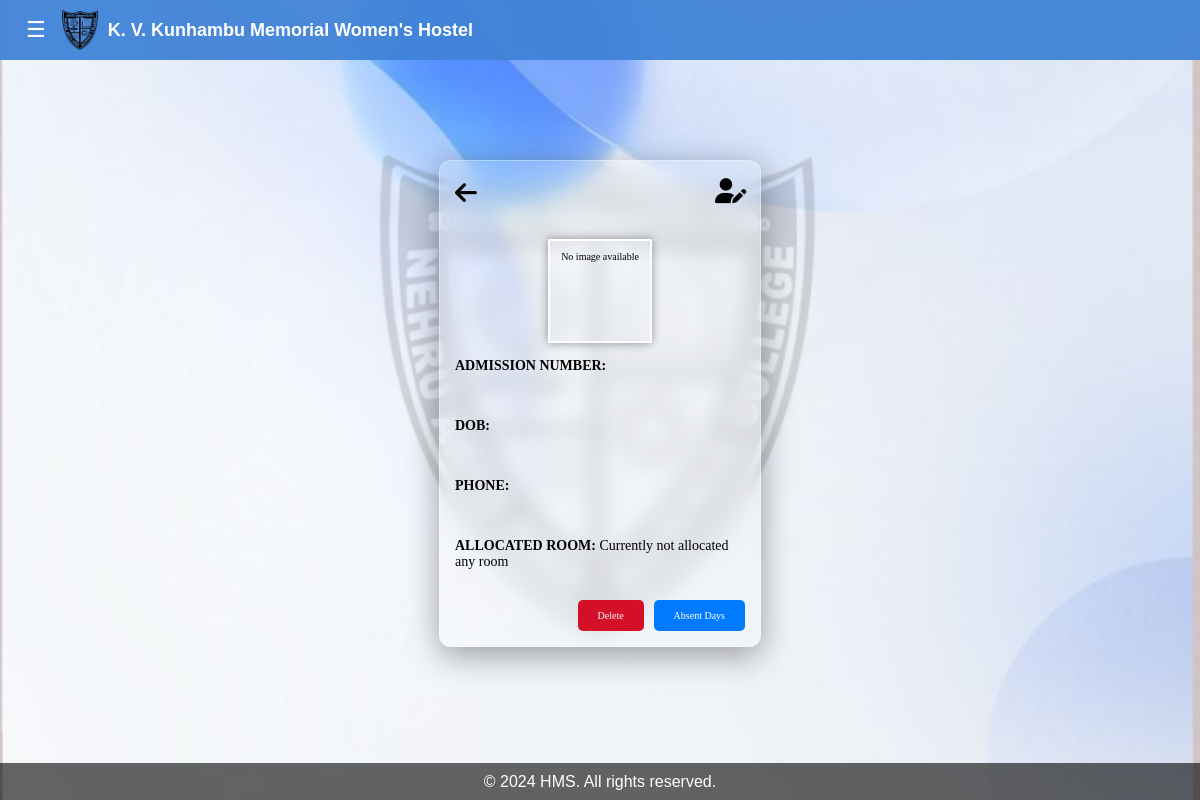
Page /view/2/ (signed in) on the earlier database version.
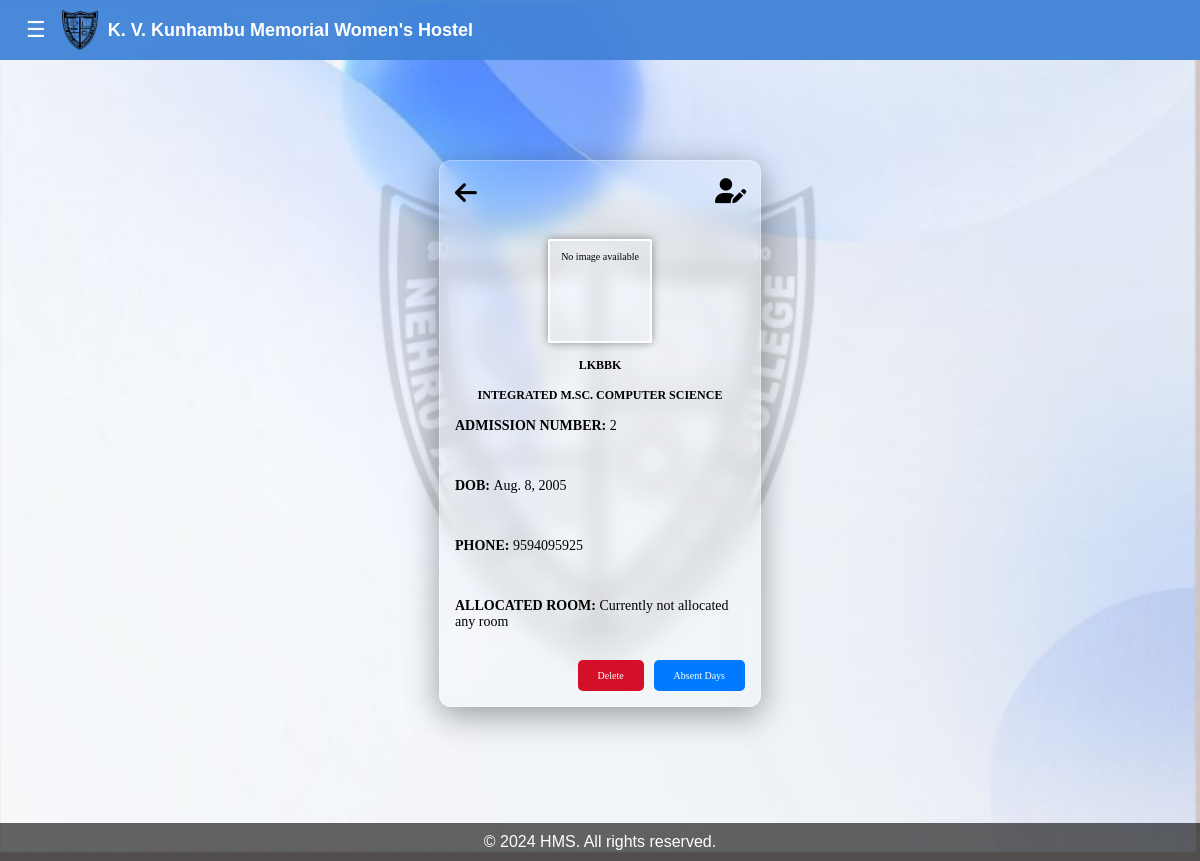
Same page on the later database version.
### hostel/models.py (models this page shows, shortened)
class Student(models.Model):
    admn_no = models.PositiveIntegerField(unique=True)
    name = models.CharField(max_length=50)
    pgm = models.ForeignKey(Programme, on_delete=models.CASCADE)
    dob = models.DateField()
    email = models.EmailField()
    photo = models.ImageField(upload_to="images/", blank=True, null=True)
    contact_regex = RegexValidator(regex=r'^\d{10}$',message="Contact number must be a 10-digit number.")
    contact = models.CharField(validators=[contact_regex], max_length=10)  # Using CharField for contact with max length 10
    date_joined = models.DateField(auto_now_add=True)
    CATEGORY_CHOICES = [
        ('GENERAL', 'GENERAL'),
        ('OBC', 'OBC'),
        ('OEC', 'OEC'),
        ('SC', 'SC'),
        ('ST', 'ST'),
    ]
    category = models.CharField(max_length=20, choices=CATEGORY_CHOICES, default='GENERAL')
    EGRANTZ_CHOICES = [
        (True, 'Yes'),
        (False, 'No'),
    ]
    E_Grantz = models.BooleanField(choices=EGRANTZ_CHOICES)

class Programme(models.Model):
    pgm_name = models.CharField(max_length=100,unique=True)
    dept_id = models.ForeignKey(Department,on_delete=models.CASCADE)
    def __str__(self):
        return self.pgm_name

### hostel/views.py (the view)
# urls.py: path('view/<int:student_id>/',views.view_details,name='view_details'),
@group_required('warden', login_url='access_denied')
def view_details(request, student_id):
    student = Student.objects.filter(id=student_id).select_related('pgm').first()
    room = Allotment.objects.filter(name_id=student_id).select_related('room_number').first()
    student_image_url = None
    if student and student.photo:
        student_image_url = settings.MEDIA_URL + str(student.photo)
    return render(request, "hostel/details.html", {'student': student, 'student_image_url': student_image_url,'room':room})

### hostel/context_processors.py (called while the page is built)
def group_processor(request):
    if request.user.is_authenticated:
        is_warden_group = request.user.groups.filter(name='warden').exists()
        is_secretary_group = request.user.groups.filter(name='secretary').exists()  # Adjust as needed
    else:
        is_warden_group = False
        is_secretary_group = False
    return {
        'is_warden_group': is_warden_group,
        'is_secretary_group': is_secretary_group,
    }

### hostel/templates/hostel/details.html (shortened to what this page needs)
{% extends 'hostel/base.html' %}
{% load static %}
{% block style %}
<link rel="stylesheet" href="{% static 'styles/details.css' %}">
{% endblock %}
{% block content %}
<section class="main">
    <div class="student-details">
        <div class="header-links">
            <a href="{% url 'view_student' %}" class="back-link" title="Back">
                <i class="fas fa-arrow-left"></i>
            </a>
            <a href="{% url 'edit_student' student.id %}" class="menu" title="Edit">
                <i class="fas fa-user-edit"></i>
            </a>
        </div>
        <div class="image-container">
            {% if student_image_url %}
                <img src="{{ student_image_url }}" alt="Student Image" class="student-photo">
            {% else %}
                <p>No image available</p>
            {% endif %}
        </div>
        <p class="name-pgm"><strong>{{student.name}}</strong></p>
        <p class="name-pgm">{{student.pgm}}</p>
        <div class="other-details">
            <p><strong>ADMISSION NUMBER: </strong>{{student.admn_no}}</p><br>
            <p><strong>DOB: </strong>{{student.dob}}</p><br>
            <p><strong>PHONE: </strong>{{student.contact}}</p><br>
            {% if room %}
                <p><strong>ALLOCATED ROOM: </strong>{{room.room_number}} ( {{room.room_number.floor}} )</p><br>
            {% else %}
                <p><strong>ALLOCATED ROOM: </strong>Currently not allocated any room</p><br>
            {% endif %}
        </div>
        <div class="btn">
            <a href="{% url 'delete_student' student.id %}" class="hero-btn" id="del" onclick="return confirmDelete();">Delete</a>
            <a href="{% url 'absent_records' student.id %}" class="hero-btn">Absent Days</a>
        </div>
    </div>
</section>
{% endblock %}

Differences in the rows shown:
added Student: name "LKBBK", pgm "INTEGRATED M.SC. COMPUTER SCIENCE", admn_no "2", dob "Aug. 8, 2005", contact "9594095925"
